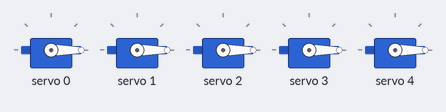
Recording of a sketch running on a simulated ESP8266 (NodeMCU). Parts: 5 × servo. WiFi joins after 1.5 s; servers stay silent unless stated; what the sketch prints to the serial monitor is not drawn.

Above: at 0.28 s.
At 0.91 s:
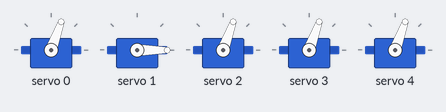
At 1.7 s:
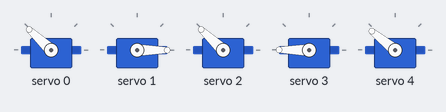
Timing chart, 0 to 3.2 s (numbered marks = the images above):
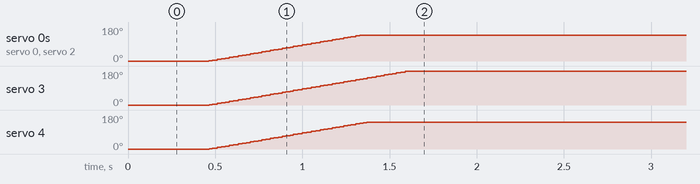

Measured:
- by itself, servo 0: moves from 0° to 137° over 0.87 s
- by itself, servo 2: moves from 0° to 137° over 0.86 s
- by itself, servo 3: moves from 0° to 180° over 1.1 s
- by itself, servo 4: moves from 0° to 141° over 0.90 s

The sketch:

MotorsFingersElbow.ino
```cpp
#include <ESP8266WiFi.h>
#include <WiFiUDP.h>
#include <Adafruit_PWMServoDriver.h>

Adafruit_PWMServoDriver pwm = Adafruit_PWMServoDriver();
#define SERVO_FREQ 50
uint8_t serv_p1 = 0;
uint8_t serv_p2 = 1;
uint8_t serv_p3 = 2;
uint8_t serv_nad = 3;
uint8_t serv_lok = 4;

int sensor_p1=0;
int sensor_p2=0;
int sensor_p3=0;
int sensor_nad=0;
int sensor_lok=0;

int position_p1=0;
int position_p2=0;
int position_p3=0;
int position_nad=0;
int position_lok=0;

int i=0;
int j=0;

float a_thumb=-1.30;
float b_thumb=1003;
float a_index=12;
float b_index=-10580;
float a_middle=-7.31;
float b_middle=6839;
float a_wrist=-2.22;
float b_wrist=500;
float a_elbow=-1;
float b_elbow=800;

#define SERVOMIN  200
#define SERVOMAX  300

const char* ssid = "ramie";
const char* pw = "22345678";
byte data[200] ={};
int packetsize = 0;
int arr[5];
String receiveddata="";
WiFiUDP Server;

void setup() {
  Serial.begin(115200);

  pwm.begin();
  pwm.setOscillatorFrequency(27000000);  // The int.osc. is closer to 27MHz
  pwm.setPWMFreq(SERVO_FREQ);  // Analog servos run at ~50 Hz updates

  delay(100);

  WiFi.mode(WIFI_AP);
  WiFi.softAP(ssid,pw,11);
  WiFi.begin();
  Server.begin(80);
  Serial.println("Server started...");
}

void loop() {

    char message = Server.parsePacket();
    packetsize = Server.available();
    if (message)
    {
     Server.read(data,packetsize);
     IPAddress remoteip=Server.remoteIP();
     //Server.write(data);
     Server.endPacket();
    }

    if(packetsize) {
      for (int i=0;packetsize > i ;i++)
      {
        //Serial.println(data[i]);
      }
    }

memcpy(arr, data, 20);

///////////////////////////////////////////////////////
//Finger 1 - thumb
sensor_p1=a_thumb*arr[4]+b_thumb;
if (sensor_p1>400) {sensor_p1=400;}
if (sensor_p1<100) {sensor_p1=100;}

if (sensor_p1 > position_p1)
  {
    position_p1 = position_p1 + 1;
    if (position_p1>400) {position_p1=400;}
    pwm.setPWM(serv_p1, 0, position_p1);
  }

  if (sensor_p1 < position_p1)
  {
    position_p1 = position_p1 - 1;
    if (position_p1<100) {position_p1=100;}
    pwm.setPWM(serv_p1, 0, position_p1);
  }

///////////////////////////////////////////////////////
//Finger 2 - index finger
sensor_p2=a_index*arr[1]+b_index;
if (sensor_p2>400) {sensor_p2=400;}
if (sensor_p2<100) {sensor_p2=100;}

if (sensor_p2 > position_p2)
  {
    position_p2 = position_p2 + 1;
    if (position_p2>400) {position_p2=400;}
    pwm.setPWM(serv_p2, 0, position_p2);
  }

  if (sensor_p2 < position_p2)
  {
    position_p2 = position_p2 - 1;
    if (position_p2<100) {position_p2=100;}
    pwm.setPWM(serv_p2, 0, position_p2);
  }

///////////////////////////////////////////////////////
//Finger 3 - middle finger
sensor_p3=a_middle*arr[0]+b_middle;
if (sensor_p3>400) {sensor_p3=400;}
if (sensor_p3<100) {sensor_p3=100;}

if (sensor_p3 > position_p3)
  {
    position_p3 = position_p3 + 1;
    if (position_p3>400) {position_p3=400;}
    pwm.setPWM(serv_p3, 0, position_p3);
  }

  if (sensor_p3 < position_p3)
  {
    position_p3 = position_p3 - 1;
    if (position_p3<100) {position_p3=100;}
    pwm.setPWM(serv_p3, 0, position_p3);
  }

///////////////////////////////////////////////////////
//Wrist
sensor_nad=a_wrist*arr[2]+b_wrist;
if (sensor_nad>500) {sensor_nad=500;}
if (sensor_nad<100) {sensor_nad=100;}

if (sensor_nad > position_nad)
  {
    position_nad = position_nad + 1;
    if (position_nad>500) {position_nad=500;}
    pwm.setPWM(serv_nad, 0, position_nad);
  }

  if (sensor_nad < position_nad)
  {
    position_nad = position_nad - 1;
    if (position_nad<100) {position_nad=100;}
    pwm.setPWM(serv_nad, 0, position_nad);
  }

///////////////////////////////////////////////////////
//Elbow

sensor_lok=a_elbow*arr[3]+b_elbow;
if (sensor_lok>409) {sensor_lok=409;}
if (sensor_lok<155) {sensor_lok=155;}

if (sensor_lok > position_lok)
  {
    position_lok = position_lok + 1;
    if (position_lok>409) {position_lok=409;}
    pwm.setPWM(serv_lok, 0, position_lok);
  }

  if (sensor_nad < position_nad)
  {
    position_lok = position_lok - 1;
    if (position_lok<155) {position_lok=155;}
    pwm.setPWM(serv_lok, 0, position_lok);
  }


Serial.print(arr[4]);
Serial.print("\t");
Serial.print(sensor_p1);
Serial.print("\t");
Serial.print("\t");
Serial.print(arr[1]);
Serial.print("\t");
Serial.print(sensor_p2);
Serial.print("\t");
Serial.print("\t");
Serial.print(arr[0]);
Serial.print("\t");
Serial.print(sensor_p3);
Serial.print("\t");
Serial.print("\t");
Serial.print(arr[2]);
Serial.print("\t");
Serial.print(sensor_nad);
Serial.print("\t");
Serial.print("\t");
Serial.print(arr[3]);
Serial.print("\t");
Serial.print(sensor_lok);
Serial.println("");


}
```
